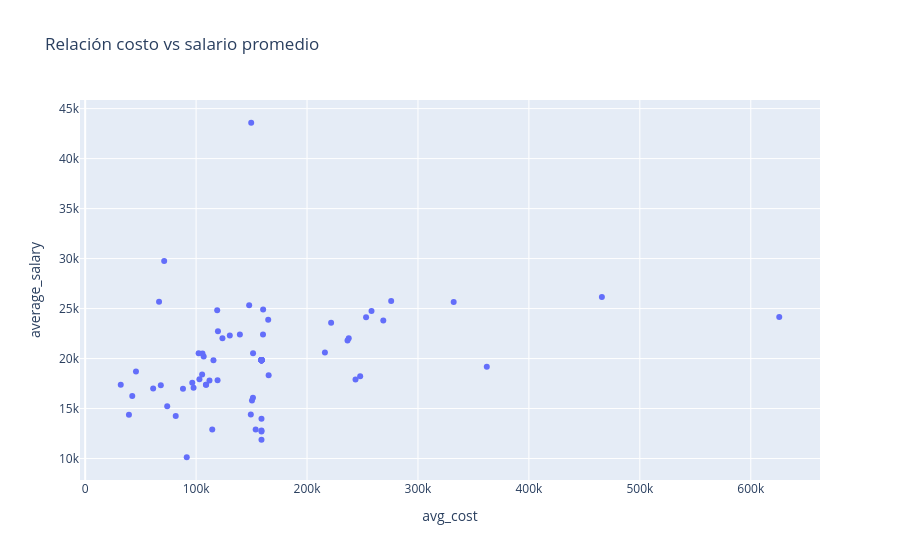

Write notebook code for a chart like this one.
### Code cell
import plotly.express as px

fig = px.scatter(df_unique, 
                 x='avg_cost', 
                 y='average_salary', 
                 hover_data=['career'],  # muestra la carrera al hacer hover
                 title="Relación costo vs salario promedio")
fig.show()

### Figure 1 — Plotly figure (JSON) as saved in the notebook; plotly's stock layout.template omitted (floating-point values rounded to 4 significant figures)
{"data": [{"customdata": [["administración_de_empresas"], ["administración_en_el_ámbito_de_la_ingeniería_y_la_construcción"], ["administración_pública"], ["administración_turística_y_de_restaurantes"], ["adquisición_de_idiomas_extranjeros"], ["arquitectura_y_urbanismo"], ["bellas_artes"], ["biología"], ["bioquímica_y_biofísica"], ["ciencias_computacionales"], ["ciencias_de_la_educación"], ["ciencias_políticas"], ["comunicación_y_periodismo"], ["construcción_e_ingeniería_civil"], ["contabilidad_y_fiscalización"], ["criminología_y_criminalística"], ["deportes"], ["derecho"], ["desarrollo_de_software"], ["diseño_curricular_y_pedagogía"], ["diseño_industrial_de_moda_e_interiores"], ["diseño_y_comunicación_gráfica_y_editorial"], ["ecología_y_ciencias_ambientales"], ["economía"], ["electricidad_y_generación_de_energía"], ["electrónica_automatización_y_aplicaciones_de_la_mecánica-eléctrica"], ["enfermería_general_y_obstetricia"], ["estomatología_y_odontología_general"], ["finanzas_banca_y_seguros"], ["formación_docente_en_educación_básica_nivel_preescolar"], ["formación_docente_en_educación_básica_nivel_primaria"], ["formación_docente_en_educación_básica_nivel_secundaria"], ["formación_docente_en_la_enseñanza_de_asignaturas_específicas"], ["formación_docente_en_otros_servicios_educativos"], ["gastronomía_y_servicios_de_alimentos"], ["historia_y_arqueología"], ["hospitalidad_y_turismo"], ["industria_de_la_alimentación"], ["industria_de_la_minería_extracción_y_metalurgia"], ["informática"], ["ingeniería_de_procesos_químicos"], ["ingeniería_industrial"], ["literatura"], ["matemáticas"], ["mecánica_y_profesiones_afines_al_trabajo_metálico"], ["medicina_de_especialidad"], ["medicina_general"], ["mercadotecnia_y_publicidad"], ["música"], ["negocios_y_comercio"], ["nutrición"], ["orientación_e_intervención_educativa"], ["planes_multidisciplinarios_o_generales_del_campo_de_administración_y_gestión"], ["planes_multidisciplinarios_o_generales_del_campo_de_ciencias_sociales_y_estudios_del_comportamiento"], ["planes_multidisciplinarios_o_generales_del_campo_de_formación_docente"], ["planes_multidisciplinarios_o_generales_del_campo_de_innovación_en_tecnologías_de_la_información_y_la_comunicación"], ["producción_y_explotación_agrícola_y_ganadera"], ["psicología"], ["química"], ["sociología_y_antropología"], ["tsu._contabilidad_y_fiscalización"], ["tsu._desarrollo_de_software"], ["tsu._electricidad_y_generación_de_energía"], ["tsu._electrónica_automatización_y_aplicaciones_de_la_mecánica-eléctrica"], ["tsu._enfermería_general_y_obstetricia"], ["tsu._formación_docente_en_educación_básica_nivel_preescolar"], ["tsu._formación_docente_en_otros_servicios_educativos"], ["tsu.__informática"], ["tsu._ingeniería_industrial"], ["tsu._mecánica_y_profesiones_afines_al_trabajo_metálico"], ["tsu._planes_multidisciplinarios_o_generales_del_campo_de_administración_y_gestión"], ["tsu._planes_multidisciplinarios_o_generales_del_campo_de_implementación_de_las_tecnologías_de_la_información_y_la_comunicación"], ["tsu._servicios_de_apoyo_y_asistencia_administrativa"], ["tsu._servicios_de_cuidado_personal_y_belleza"], ["tsu._trabajo_y_atención_social"], ["tsu._vehículos_barcos_y_aeronaves_motorizadas"], ["tecnología_para_la_protección_del_medio_ambiente"], ["terapia_y_rehabilitación"], ["trabajo_y_atención_social"], ["vehículos_barcos_y_aeronaves_motorizadas"], ["veterinaria"]], "hovertemplate": "avg_cost=%{x}<br>average_salary=%{y}<br>career=%{customdata[0]}<extra></extra>", "legendgroup": "", "marker": {"color": "#636efa", "symbol": "circle"}, "mode": "markers", "name": "", "orientation": "v", "showlegend": false, "type": "scatter", "x": [139456, 158900.0, 158900.0, 247906, 108832, 119020, 160400.0, 158900.0, 158900.0, 66597, 105700.0, 268700.0, 216100.0, 147829, 123737, 96550, 112054, 130400.0, 258100.0, 97726, 237600.0, 158900.0, 151300.0, 71220, 332186, 275843, 119354, 236500.0, 158900.0, 150400.0, 109100.0, 115600.0, 68199, 103000.0, 243714, 158900.0, 105434, 158900.0, 253200.0, 102300.0, 158900.0, 221710, 158900.0, 158900.0, 625672, 149700.0, 465800.0, 158900.0, 158900.0, 160300.0, 158900.0, 88160.0, 165000, 158900.0, 32074, 158900.0, 362036, 165400, 119700.0, 158900.0, 149300.0, 81622, 151300.0, 158900.0, 73950.0, 158900.0, 158900.0, 158900.0, 39457, 45790.0, 114545, 158900.0, 158900.0, 91560.0, 153700.0, 42450.0, 158900.0, 158900.0, 61290, 158900.0, 106841], "xaxis": "x", "y": [22396, 19830.0, 19830.0, 18244, 17372, 24834, 24911, 19830.0, 19830.0, 25676, 20506, 23810, 20596, 25341, 22024, 17581, 17814, 22299, 24758, 17077, 22021, 19830.0, 20539, 29754, 25647, 25762, 17831, 21804, 19830.0, 15815, 17384, 19830, 17344, 17943, 17904, 19830.0, 18401, 19830.0, 24142, 20521, 19830.0, 23572, 19830.0, 19830.0, 24152, 43587, 26163, 19830.0, 19830.0, 22419, 19830.0, 16979, 23887, 19830.0, 17380, 19830.0, 19189, 18332, 22736, 19830.0, 14399, 14244, 16087, 19830.0, 15234, 12702, 11883, 19830.0, 14374, 18711, 12918, 13982, 12804, 10130, 12904, 16263, 19830.0, 19830.0, 17018, 19830.0, 20200], "yaxis": "y"}], "layout": {"legend": {"tracegroupgap": 0}, "title": {"text": "Relación costo vs salario promedio"}, "xaxis": {"anchor": "y", "domain": [0, 1], "title": {"text": "avg_cost"}}, "yaxis": {"anchor": "x", "domain": [0, 1], "title": {"text": "average_salary"}}}}
